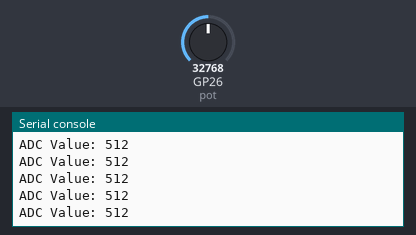
Bench run of a program on a simulated Raspberry Pi Pico running MicroPython. Shown: the last lines printed to the serial console. The test bench sets the inputs (shaded band); at power-on: GP26 (pot) = 32768 (analog values on the 0–65535 scale).

Above: at 1.2 s.
1.3 s: GP26 (pot) set to 45874
At 2.4 s:
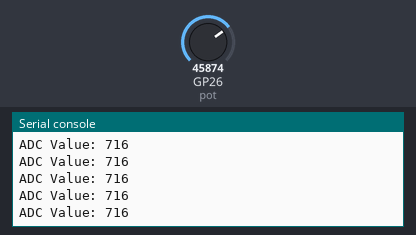
2.8 s: GP26 (pot) set to 57670
At 3.9 s:
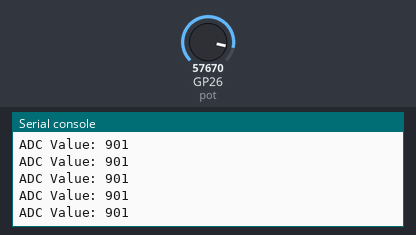
Timing chart, 0 to 5.8 s (numbered marks = the images above; inputs shaded):
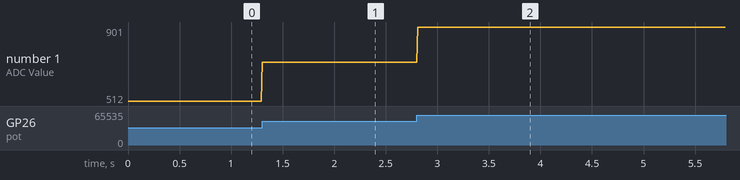

Measured:
- after the input at 1.3 s, the serial console: prints a new line at once (image 1)
- after the input at 2.8 s, the serial console: prints a new line at once (image 2)
- plotted number 1: 512 → 716 after the input at 1.3 s, 716 → 901 after the input at 2.8 s

The program:

003_pot.py
```python
from machine import Pin, ADC
from time import sleep_ms

POT_PIN = 26
RESOLUTION = 10

pot = ADC(Pin(POT_PIN))

while True:
    pot_value = pot.read_u16()
    print("ADC Value:", pot_value >> (16 - RESOLUTION))
    sleep_ms(10)
```
